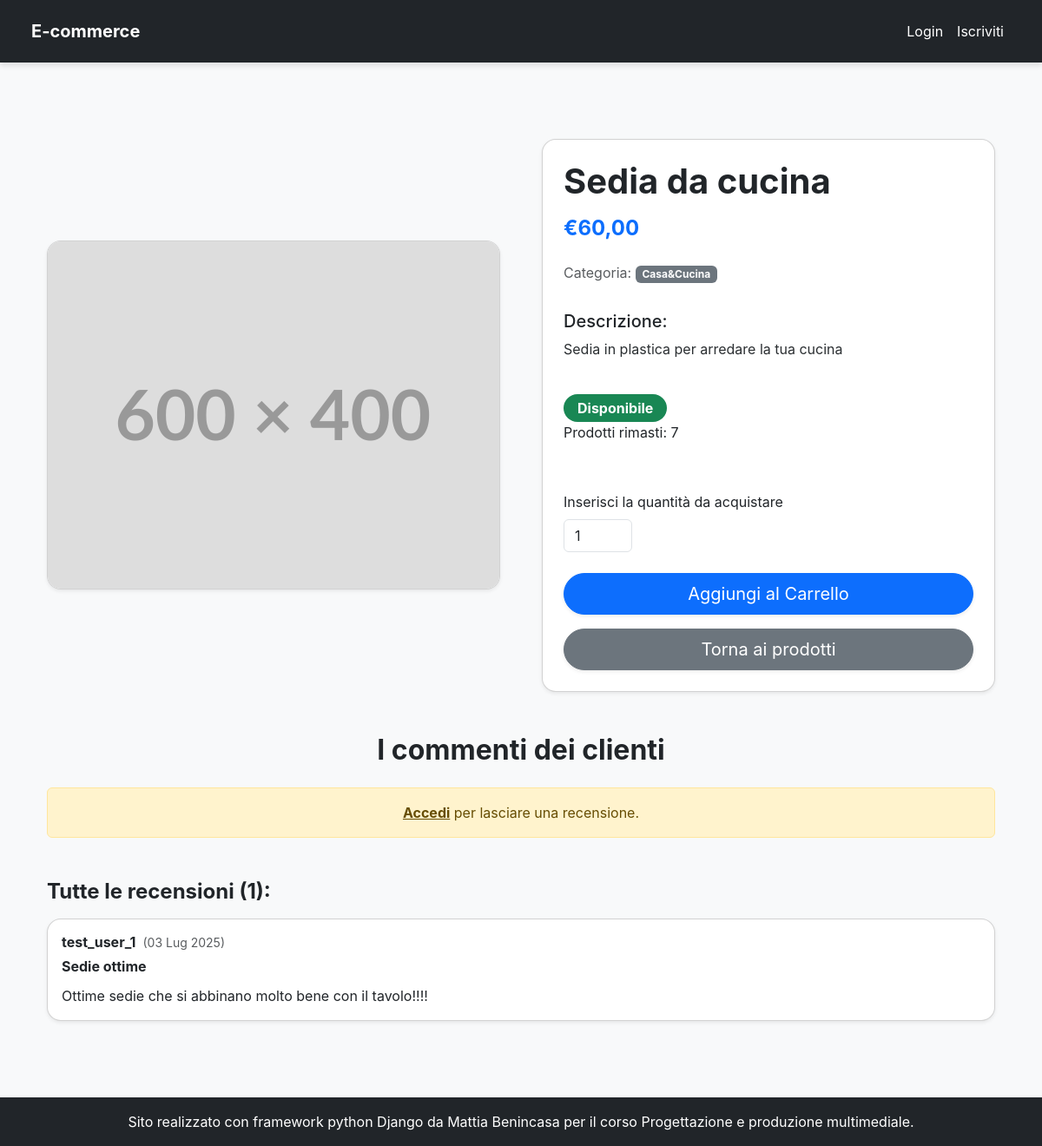
Before: /products/sedia-da-cucina/ with the older database file.
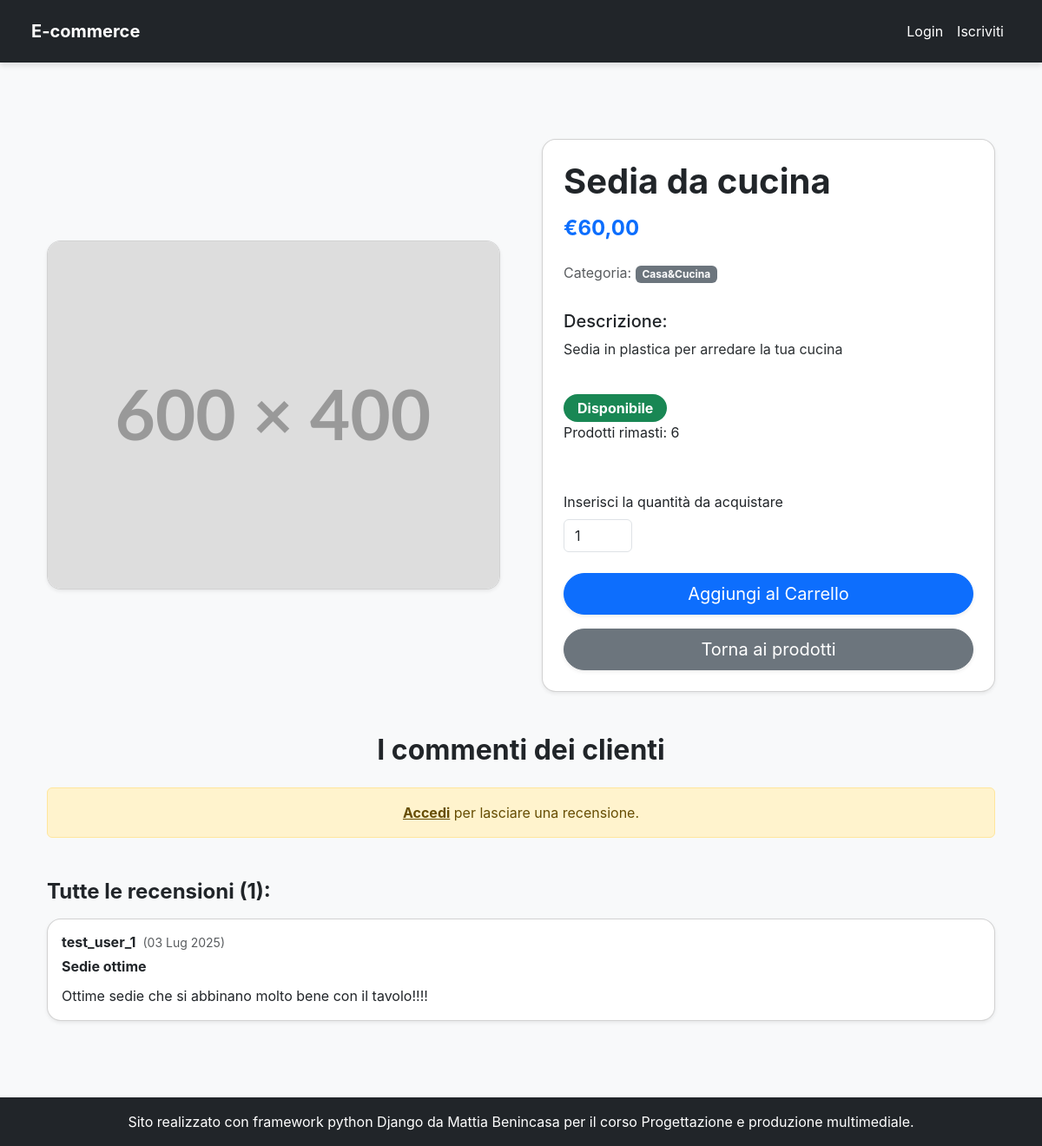
After: the same page with the newer database file.
### products/models.py (models this page shows, shortened)
class Product(models.Model):
    name = models.CharField(max_length=200, verbose_name="Nome Prodotto")
    slug = AutoSlugField(populate_from='name', unique=True, always_update=True)
    category = models.ForeignKey(
        Category,
        on_delete=models.SET_NULL,
        null=True,
        blank=True,
        related_name='products',
        verbose_name="Categoria"
    )
    description = models.TextField(verbose_name="Descrizione prodotto")
    price = models.DecimalField(
        max_digits=10,
        decimal_places=2,
        verbose_name="Prezzo in €"
    )
    stock = models.IntegerField(
        default=0,
        verbose_name="Quantità Disponibile",
        help_text="Quantità di prodotti disponibili in magazzino."
    )
    created_at = models.DateTimeField(auto_now_add=True, verbose_name="Data Creazione")
    updated_at = models.DateTimeField(auto_now=True, verbose_name="Ultimo Aggiornamento")
    image = models.ImageField(default='placeholder.png', blank=True, verbose_name='immagine prodotto')
    class Meta:
        ordering = ('name',)
        verbose_name = "Prodotto"
        verbose_name_plural = "Prodotti"

class Category(models.Model):
    name = models.CharField(max_length=100, unique=True, verbose_name="Nome Categoria")
    slug = AutoSlugField(populate_from='name', unique=True, always_update=True)
    class Meta:
        ordering = ('name',)
        verbose_name = "Categoria"
        verbose_name_plural = "Categorie"

### products/views.py (the view, shortened to what this page needs)
# urls.py: path("<slug:slug>/", ProductDetails.as_view(), name="product_details"),
class ProductDetails(DetailView):
    model = Product
    template_name = "product_details.html"
    context_object_name = 'product'
    slug_field = 'slug'
    slug_url_kwarg = 'slug'
    def get_context_data(self, **kwargs):
        context = super().get_context_data(**kwargs)
        product = self.get_object()
        context['reviews'] = Review.objects.filter(product=product)
        context['review_form'] = None
        context['has_purchased'] = False
        context['user_review'] = None
        context['search_params_for_back_link'] = self.request.GET.urlencode()
        return context

### templates/product_details.html (shortened to what the changed rows need)
{% extends 'base.html' %}
{% load crispy_forms_tags %}
{% block content %}
<div class="container my-5">
    <div class="row gx-5 align-items-center">
        <div class="col-md-6 mb-4 mb-md-0">
            <div class="card shadow-sm rounded-card overflow-hidden">
                <div class="img-placeholder" style="height: 400px;">
                    {% if product.image.name %}
                        <img src="{{ product.image.url }}" alt="{{ product.name }}">
                    {% else %}
                    [Image of Product placeholder]
                    {% endif %}
                </div>
            </div>
        </div>
        <div class="col-md-6">
            <div class="card shadow-sm rounded-card p-4">
                <h1 class="fw-bold text-dark mb-3">{{ product.name }}</h1>
                <h4 class="text-primary fw-bold mb-4">€{{ product.price|floatformat:2 }}</h4>
                <p class="text-muted mb-2">Categoria: <span class="badge bg-secondary">{{ product.category.name }}</span></p>
                <h5 class="mt-4 mb-2 text-dark">Descrizione:</h5>
                <p class="text-secondary-emphasis">{{ product.description }}</p>
                <div class="mt-4 mb-4">
                    {% if product.stock > 0 %}
                        <span class="badge bg-success fs-6 py-2 px-3 rounded-pill">Disponibile</span>
                        <p>Prodotti rimasti: {{ product.stock }}</p>
                    {% else %}
                        <span class="badge bg-danger fs-6 py-2 px-3 rounded-pill">Non disponibile</span>
                    {% endif %}
                </div>
                {% if perms.products.change_product %}
                    <div class="mt-auto pt-3">
                        <a href="{% url 'update_product' product.pk %}" class="btn btn-primary btn-lg w-100 rounded-pill shadow-sm mt-3">Aggiorna dati prodotto</a>
                        <a href="{% url 'product_list' %}" class="btn btn-secondary btn-lg w-100 rounded-pill shadow-sm mt-3">
                            Torna alla Lista Prodotti
                        </a>
                        <a href="{% url 'delete_product' product.pk %}" class="btn btn-danger btn-lg w-100 rounded-pill shadow-sm mt-3">
                            Elimina prodotto
                        </a>
                    </div>
                {% else%}
                    <div class="mt-auto pt-3">
                    {% if product.stock > 0 %}
                        <form action="{% url 'add_to_cart' product.id %}" method="post" class="d-grid gap-2">
                        </form>
                    {% else %}
                        <button class="btn btn-secondary btn-lg rounded-pill shadow-sm" disabled>Non Disponibile</button>
                    {% endif %}
                    {% if search_params_for_back_link == '' %}
                        <a href="{% url 'HomePage' %}" class="btn btn-secondary btn-lg w-100 rounded-pill shadow-sm mt-3">
                        </a>
                        {% else %}
                        <a href="{% url 'product_list' %}?{{ search_params_for_back_link }}" class="btn btn-secondary btn-lg w-100 rounded-pill shadow-sm mt-3">
                            Torna ai prodotti
                        </a>
                        {% endif %}
                </div>
                {% endif %}
            </div>
        </div>
    </div>
    <div class="row mt-5">
        <div class="col-12">
            <h2 class="fw-bold text-dark mb-4 text-center">I commenti dei clienti</h2>
        </div>
    </div>
</div>
{% endblock content %}
{% block head_extra %}
<link rel="stylesheet" href="https://cdn.jsdelivr.net/npm/bootstrap-icons@1.11.3/font/bootstrap-icons.min.css">
{% endblock head_extra %}

Changed rows visible on the page:
changed Product "Sedia da cucina": stock "7" → "6"
